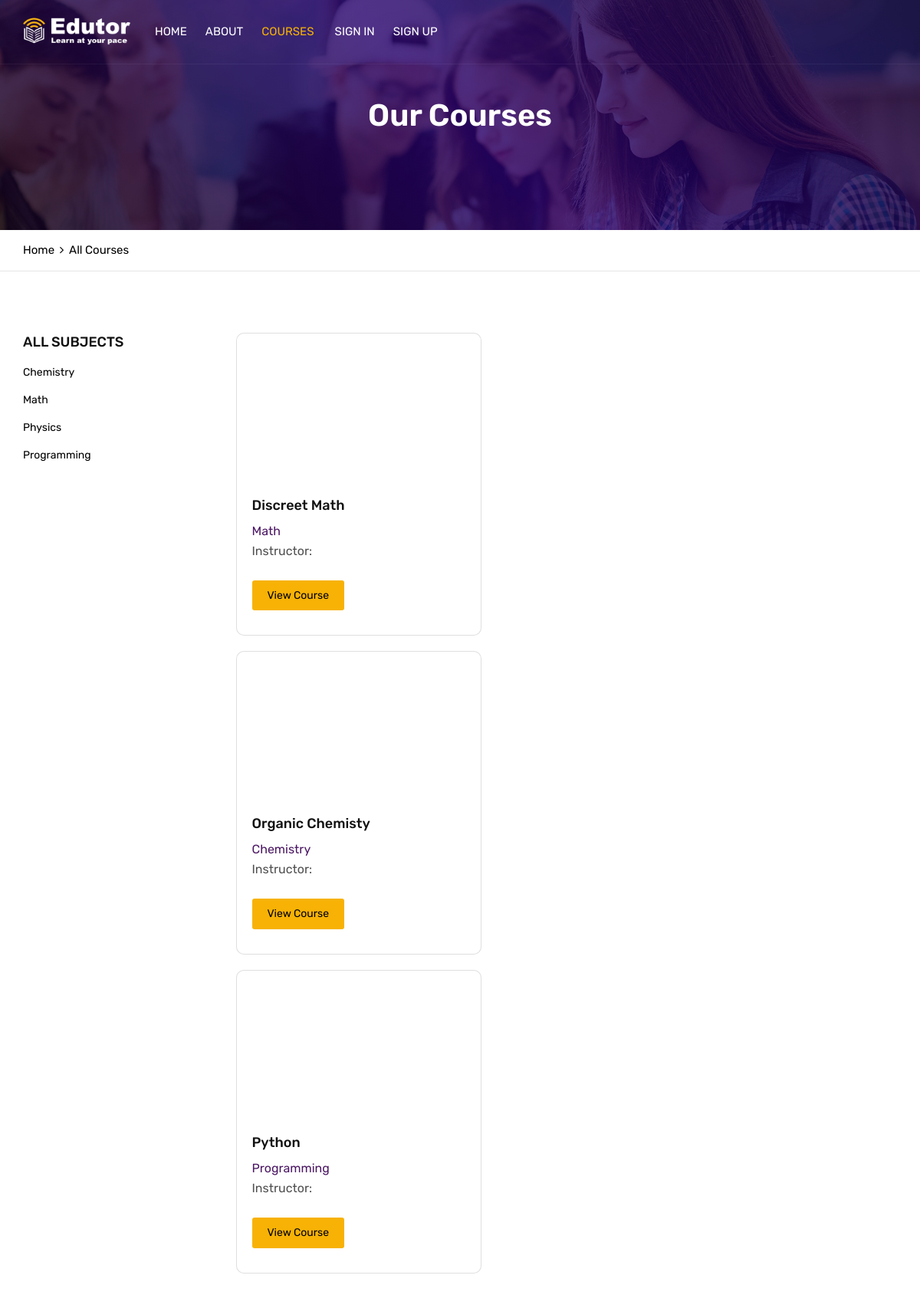
Page /courses/ on the committed database.
### courses/models.py (models this page shows, shortened)
class Subject(models.Model):
    title = models.CharField(max_length=200)
    slug = models.SlugField(max_length=200, unique=True)
    class Meta:
        ordering = ['title']
    def __str__(self):
        return self.title

class Course(models.Model):
    owner = models.ForeignKey(User,
                    related_name='courses_created',
                    on_delete=models.CASCADE)
    subject = models.ForeignKey(Subject, related_name='courses',
                        on_delete=models.CASCADE)
    title = models.CharField(max_length=200)
    slug = models.SlugField(max_length=200, unique=True)
    overview = models.TextField()
    created = models.DateTimeField(auto_now_add=True)
    students = models.ManyToManyField(User,
                                      related_name='courses_joined',
                                      blank=True)
    class Meta:
        ordering = ['-created']

### courses/views.py (the view)
# urls.py: path('courses/', CourseListView.as_view(), name='course_list'),
class CourseListView(TemplateResponseMixin, View):
    model = Course
    template_name = 'courses/course/list.html'
    def get(self, request, subject=None):
        subjects = Subject.objects.annotate(
                            total_courses=Count('courses'))
        courses = Course.objects.annotate(
                            total_modules=Count('modules'))
        if subject:
            subject = get_object_or_404(Subject, slug=subject)
            courses = courses.filter(subject=subject)
        return self.render_to_response({'subjects': subjects,
                                        'subject': subject,
                                        'courses': courses})

### templates/courses/course/list.html (shortened to what this page needs)
{% load static %}
{% load course %}
{% url 'course_list' as course_list %}
{% url 'home' as home_url %}
<!DOCTYPE html>
<html lang="en">
<head>
    <link rel="stylesheet" type="text/css" href="{% static 'css/assets.css' %}">
    <link rel="stylesheet" type="text/css" href="{% static 'css/typography.css' %}">
    <link rel="stylesheet" type="text/css" href="{% static 'css/shortcodes/shortcodes.css' %}">
    <link rel="stylesheet" type="text/css" href="{% static 'css/style.css' %}">
    <link class="skin" rel="stylesheet" type="text/css" href="{% static 'css/color/color-1.css' %}">
    <link rel="stylesheet" type="text/css" href="{% static 'vendors/revolution/css/layers.css' %}">
    <link rel="stylesheet" type="text/css" href="{% static 'vendors/revolution/css/settings.css' %}">
    <link rel="stylesheet" type="text/css" href="{% static 'vendors/revolution/css/navigation.css' %}">
</head>
<body id="bg">
<div class="page-wraper">
    <header class="header rs-nav header-transparent">
        <div class="sticky-header navbar-expand-lg">
            <div class="menu-bar clearfix">
                <div class="container clearfix">
                    <div class="menu-logo">
                        <a href="{{ home_url }}"><img src="{% static 'images/logo-white.png' %}" alt=""></a>
                    </div>
                    <div class="menu-links navbar-collapse collapse justify-content-start" id="menuDropdown">
                        <ul class="nav navbar-nav">
                            <li ><a href="{{ home_url }}">Home </a></li>
                            <li><a href="javascript:;">About</a></li>
                            <li class="active"><a href="{{ course_list }}">Courses<i class="{% if user.is_authenticated %} fa fa-chevron-down {% endif %}"></i></a>
                            </li>
                            {% if user.is_authenticated %}
                            <li><a href="#">{{user.username }} <i class="fa fa-chevron-down"></i></a>
                                <ul class="sub-menu">
                                    <li><a href="{% url 'password_change' %}">Change password</a></li>
                                    <li><a href="{% url 'logout' %}">Log Out</a></li>
                                </ul>
                            </li>
                            {% else %}
                            <li><a href="{% url 'login' %}">Sign In </a></li>
                            <li><a href="{% url 'student_registration' %}">Sign Up </a></li>
                            {% endif %}
                            </div>
                    </div>
                </div>
            </div>
        </div>
    <div class="page-content bg-white">
        <div class="page-banner ovbl-dark" style="background-image:url('{% static 'images/banner/banner3.jpg' %}');">
            <div class="container">
                <div class="page-banner-entry">
                    <h1 class="text-white">Our Courses</h1>
                 </div>
            </div>
        </div>
        <div class="breadcrumb-row">
            <div class="container">
                <ul class="list-inline">
                    <li><a href="{{ home }}">Home</a></li>
                    {% if subject %}
                    <li>{{ subject.title }} Courses</li>
                    {% else %}
                    <li>All Courses</li>
                    {% endif %}
                </ul>
            </div>
        </div>
        <div class="content-block">
        <div class="section-area section-sp1">
                <div class="container">
                     <div class="row">
                        <div class="col-lg-3 col-md-4 col-sm-12 m-b30">
                            <div class="widget widget_archive">
                                <h5 class="widget-title style-1" {% if not subject %}class="selected"{% endif %}><a href="{% url 'course_list' %}"> All Subjects</a></h5>
                                <ul id="modules">
                                    {% for s in subjects %}
                                    <li {% if subject == s %}class="selected"{% endif %}><a href="{% url 'course_list_subject' s.slug %}">{{ s.title }}</a></li>
                                    {% endfor %}
                                </ul>
                            </div>
                        </div>
                            <div class="widget recent-posts-entry widget-courses">
                            <div style=" display:inline; margin-bottom:20px; padding:0;">
                            <div class="row-fluid">
                                {% for course in courses %}
                                    {% with subject=course.subject %}
                                <div class="card" style="width:20rem; margin-bottom:20px; border-radius:10px;">
                                        <div class="card-img-top" style="width:20rem; height:12rem; border-radius:10px;">
                                        </div>
                                        <div class="card-body">
                                        <div class="card-title">
                                            <h5><a href="{% url 'course_detail' course.slug %}">{{ course.title }}</a></h5>
                                            <span><a href="{% url 'course_list_subject' subject.slug %}">{{ subject }}</a></span>
                                            <p>Instructor: {{ course.owner.get_full_name }}</p>
                                           <a href="{% url 'course_detail' course.slug %}" class="btn btn-primary btn-lg">
                                                 View Course
                                           </a>
                                        </div>
                                        </div>
                                </div>
                                    {% endwith %}
                                    {% endfor %}
                            </div>
                        </div>
                     </div>
                   </div>
                    </div>
                </div>
            </div>
</div>
</body>
</html>

### static/css/typography.css (style rules this page uses)
body { background-color: #fff; font-family: Rubik; font-size: 16px; font-weight: 400; color:#505050; padding: 0; margin: 0; overflow-x: hidden; -webkit-font-smoothing: antialiased; font-smoothing: antialiased; -moz-osx-font-smoothing: grayscale; scroll-behavior: smooth; }
a { color: #6f6f6f; outline: 0 none; text-decoration: none; }
img { border-style: none; height: auto; max-width: 100%; vertical-align: middle; }
section, article, aside, details, figcaption, figure, footer, header, hgroup, main, menu, nav, summary { display: block; }
p, address, pre, hr, ul, ol, dl, dd, table { margin-bottom: 24px; }
p { line-height: 28px; margin-bottom: 24px; }
h1, h2, h3, h4, h5, h6 { color: #111111; font-family: rubik; margin-top:0; }
h1 a, h2 a, h3 a, h4 a, h5 a, h6 a { color: inherit; }
h1 { font-size: 36px; line-height: 45px; margin-bottom: 25px; font-weight: 700; }
h5 { font-size: 18px; line-height: 24px; margin-bottom: 10px; font-weight: 500; }
dl, ul, ol { list-style-position: outside; padding: 0; }
ul, ol { margin-bottom: 24px; }
ul li, ol li { padding: 0; }
.m-b30 { margin-bottom: 30px; }
.text-white { color: #fff; }
.bg-white { background-color: #FFF; }
.text-white { color: #FFF; }
.list-inline li { display: inline-block; }

### static/css/style.css (style rules this page uses)
.header { position: relative; z-index: 99999; }
.header ul, .header ol { margin-bottom: 0; }
.menu-logo { display: table; float: left; vertical-align: middle; padding: 0; color: #EFBB20; margin-top: 0; margin-bottom: 0; margin-left: 0; margin-right: 0; width: 140px; height: 80px; position: relative; z-index: 9; transition:all 0.5s; -moz-transition:all 0.5s; -webkit-transition:all 0.5s; -o-transition:all 0.5s; padding-right:20px; }
.menu-logo > a { display: table-cell; vertical-align: middle; }
.menu-logo img { max-height: 60px; width: auto; max-width: 140px; }
.menu-bar { background: #FFFFFF; width: 100%; position: relative; }
.menu-links { position: relative; padding: 0; }
.menu-links .nav { float: right; }
.menu-links .nav > li { margin: 0px; font-weight: 400; text-transform: uppercase; position: relative; font-family: Rubik; }
.menu-links .nav > li > a { border-radius: 0px; color: #000; font-size: 15px; padding: 30px 12px; cursor: pointer; font-weight: 400; display: inline-block; }
.menu-links .nav > li.active > a, .menu-links .nav > li.current-menu-item > a { background-color: transparent; color: #EFBB20; }
.header-transparent { position:absolute; width:100%; }
.header-transparent .menu-bar { background-color:rgba(0,0,0,0); border-bottom: 1px solid rgba(255,255,255,0.05); }
.header-transparent .menu-links .nav > li > a { color:#fff; }
.header-transparent .menu-links .nav > li > a, .header-transparent .secondary-menu .btn-link, .header-transparent .navbar-toggler { color: #fff; }
.page-banner { height: 300px; background-size: cover; background-position: center center; display: table; width: 100%; text-align:left; }
.page-banner .container { display: table; height: 100%; }
.page-banner-entry { display: table-cell; vertical-align: middle; text-align: center; }
.page-banner h1 { font-weight:600; font-size:40px; margin-bottom: 0; }
.breadcrumb-row ul li a { color:#000; }
.section-sp1 { padding-top:80px; padding-bottom:50px; }
.ovbl-middle:after, .ovbl-light:after, .ovbl-dark:after { background: #391800; background: -moz-linear-gradient(left, #391800 0%, #001739 38%, #321001 71%, #011e32 100%); background: -webkit-linear-gradient(left, #391800 0%,#001739 38%,#321001 71%,#011e32 100%); background: linear-gradient(to right, #391800 0%,#001739 38%,#321001 71%,#011e32 100%); filter: progid:DXImageTransform.Microsoft.gradient( startColorstr='#391800', endColorstr='#011e32',GradientType=1 ); }

### static/css/shortcodes/button.css (style rules this page uses)
.btn { -moz-user-select: none; border: 1px solid rgba(0, 0, 0, 0); border-radius: 4px; display: inline-block; font-size: 16px; font-weight: 400; line-height: 1.25; padding: 8px 16px; text-align: center; transition: all 0.2s ease-in-out 0s; vertical-align: middle; white-space: nowrap; }
.btn-primary { background-color: #0275d8; border-color: #0275d8; color: #ffffff; }
.btn-group-lg > .btn, .btn-lg { border-radius:4px; font-size:20px; padding: 12px 24px; }
.btn, .btn-secondry { color: #fff; padding: 10px 20px; display: inline-block; font-size: 14px; outline: none; cursor: pointer; outline: none; border-width: 0; border-style: solid; border-color: transparent; line-height: 1.42857; border-radius: 3px; font-weight: 400; text-align:center; font-family: rubik; }
.btn { background-color: #EFBB20; }

### rows in the picture
Subject: title "Chemistry"
Subject: title "Math"
Subject: title "Physics"
Subject: title "Programming"
Course: title "Discreet Math", subject "Math"
Course: title "Organic Chemisty", subject "Chemistry"
Course: title "Python", subject "Programming"
